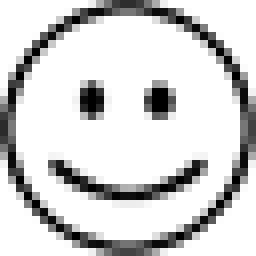
%> input picture EMClass/Matlab_demos/smiley.tiff, 32 x 32 px (shown 8 times larger)
$ octave DiffSmiley.m   (GNU Octave 9; MATLAB toolbox functions it lacks are replaced by stand-ins)
%> lines starting %> are read from the running program, lines starting %| are printed output that depends on the picture
### aLibs/EMBase/SetComplex.m
function SetComplex
% function SetComplex
% Set the color map to allow polar representation of complex numbers.  The lowest 256
% levels are a grayscale.  Starting with element 257 we index 2^12 colors,
% based on 6 bits (64 levels) of intensity and 6 bits of color.  Thus given a complex number
% represented as (r,t), with 0<r<1 and 0<t<2*pi we have
%     index = 256+floor(r*64)+64*floor(64*t/(2*pi))
% The function imacx does this
n=64;

r10=sin(pi/2*(1:-1/21:0));      % 22 points
% r10=1:-1/21:0;      % 22 points
r01=sin(pi/2*(0:1/21:21/22)); % 21 points
% r01=0:1/21:21/22; % 21 points
r00=zeros(1,21);
gray=0:1/255:1;     % 256 points

% four color arrays, 64 elements each
ared=[r10 r00 r01];
agrn=[r01 r10 r00];
ablu=[r00 r01 r10];
aint=0:1/63:1;  % 64 intensity levels

% we mix the intensities to make the brightness more constant.
mred=min(kron(aint',ared+0.1*ablu),1) ;
mgrn=min(kron(aint',0.8*agrn+0.2*ared+0.2*ablu),1);
mblu=min(kron(aint',ablu+0.2*ared),1);

vred=reshape(mred,n*n,1);
vgrn=reshape(mgrn,n*n,1);
vblu=reshape(mblu,n*n,1);

map=[gray' gray' gray'; vred vgrn vblu];
colormap(map)

### EMClass/Matlab_demos/SetGrayscale.m
function SetGrayscale()
r = [0:1/255:1]';
h=gcf;
figure(h);
set(h,'color', [1 1 1] );
colormap( [r r r] );

### EMClass/Matlab_demos/DiffSmiley.m
% Diffraction structure demonstration
% Using smiley face.

% load penny
SetComplex;

sm=double(imread('smiley.tiff'));
%> sm: size 32x32 double; min 0, max 255, mean 209.9; mean of the top-left, top-right, bottom-left and bottom-right quarters 212.8, 212.3, 207.2, 207.3
P=255*ones(64,64);
P(17:48,17:48)=sm;
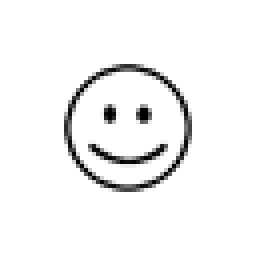
%> P: size 64x64 double (shown 4 times larger); min 0, max 255, mean 243.7
P=mean(mean(P))-P;
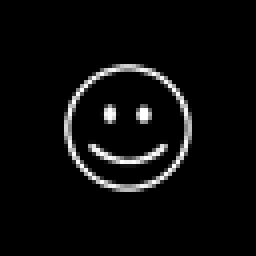
%> P: size 64x64 double (shown 4 times larger); min -11.28, max 243.7, mean 0; drawn with min black and max white


figure(1);
clf;

subplot(2,3,1);
SetGrayscale;

imagesc(P);
title('object');

P=P-mean(mean(P));

fp=fft2(P);
fps=fftshift(fp);

subplot(2,3,2);
imagesc(sqrt(abs(fps)));
title('abs(FT)');

subplot(2,3,3);
spect=abs(fp);
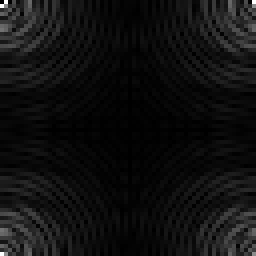
%> spect: size 64x64 double (shown 4 times larger); min 0, max 29008.1, mean 1892.2; drawn with min black and max white
imagesc(sqrt(fftshift(abs(ifft2(spect)))));
title('autocorrelation');

pause;

subplot(2,3,4);
imagesc(real(ifft2(real(fp))));
title('F^{-1}[Re(f)]');

subplot(2,3,5);
imagesc(imag(ifft2(imag(fp))));
title('F^{-1}[Im(f)]');

subplot(2,3,6);
imagesc(real(ifft2(fp)));
title('reconstruction');
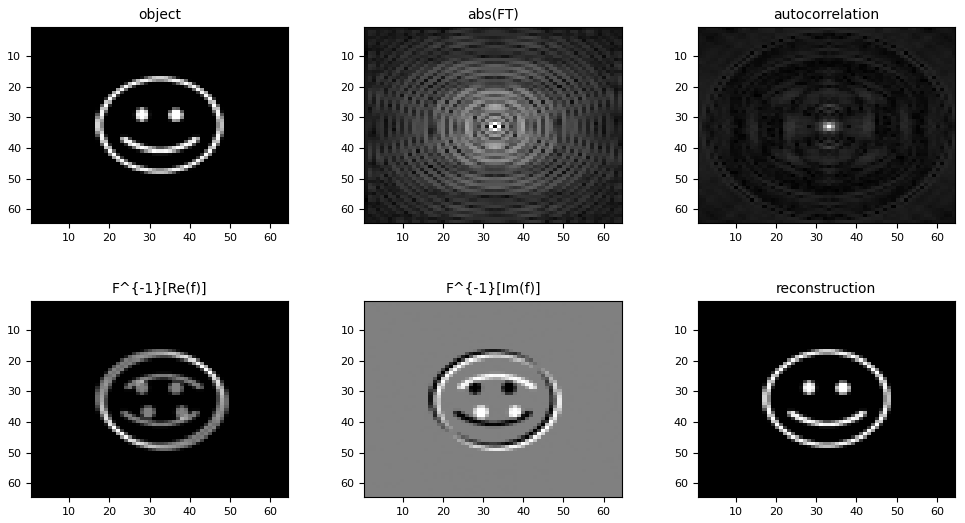
%> figure redrawn from the program's plot data, 6 panels
